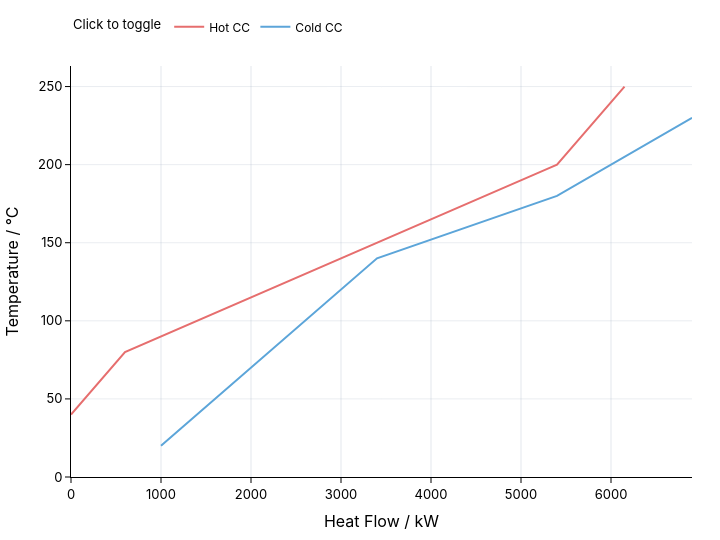

Notebook code cell kept with this figure:
### Code cell
cc = problem.plot.composite_curve(show=True)

### Figure 1 — Plotly figure (JSON) as saved in the notebook; plotly's stock layout.template omitted (floating-point values rounded to 4 significant figures)
{"data": [{"hovertemplate": "Hot CC<br>Heat Flow / kW: %{x}<br>Temperature / °C: %{y}<extra></extra>", "legendgroup": "Hot CC", "line": {"color": "#e66e6e", "width": 2}, "mode": "lines", "name": "Hot CC", "showlegend": true, "type": "scatter", "x": [6150, 5400, 5267.0, 4600, 600, 0], "y": [250, 200, 196.7, 180, 80, 40]}, {"hovertemplate": "Cold CC<br>Heat Flow / kW: %{x}<br>Temperature / °C: %{y}<extra></extra>", "legendgroup": "Cold CC", "line": {"color": "#5ca5d9", "width": 2}, "mode": "lines", "name": "Cold CC", "showlegend": true, "type": "scatter", "x": [6900, 6000, 5900, 5400, 3400, 1000], "y": [230, 200, 196.7, 180, 140, 20]}], "layout": {"autosize": false, "font": {"color": "#000000", "family": "IBM Plex Sans, Inter, system-ui, sans-serif", "size": 13}, "height": 540, "hoverlabel": {"bgcolor": "#ffffff", "font": {"color": "#000000"}}, "hovermode": "closest", "legend": {"font": {"color": "#000000", "size": 12}, "orientation": "h", "title": {"font": {"color": "#000000", "size": 13}, "text": "Click to toggle"}, "y": 1.06, "yanchor": "bottom"}, "margin": {"b": 48, "l": 50, "r": 28, "t": 64}, "paper_bgcolor": "#ffffff", "plot_bgcolor": "#ffffff", "width": 720, "xaxis": {"gridcolor": "rgba(148, 163, 184, 0.25)", "linecolor": "#000000", "rangemode": "tozero", "showgrid": true, "showline": true, "tickcolor": "#000000", "tickfont": {"color": "#000000"}, "ticks": "outside", "title": {"font": {"color": "#000000"}, "text": "Heat Flow / kW"}, "zeroline": true, "zerolinecolor": "rgba(15, 23, 42, 0.8)", "zerolinewidth": 1.25}, "yaxis": {"gridcolor": "rgba(148, 163, 184, 0.2)", "linecolor": "#000000", "rangemode": "tozero", "showgrid": true, "showline": true, "tickcolor": "#000000", "tickfont": {"color": "#000000"}, "ticks": "outside", "title": {"font": {"color": "#000000"}, "text": "Temperature / °C"}, "zeroline": true, "zerolinecolor": "rgba(15, 23, 42, 0.8)", "zerolinewidth": 1.25}}}
